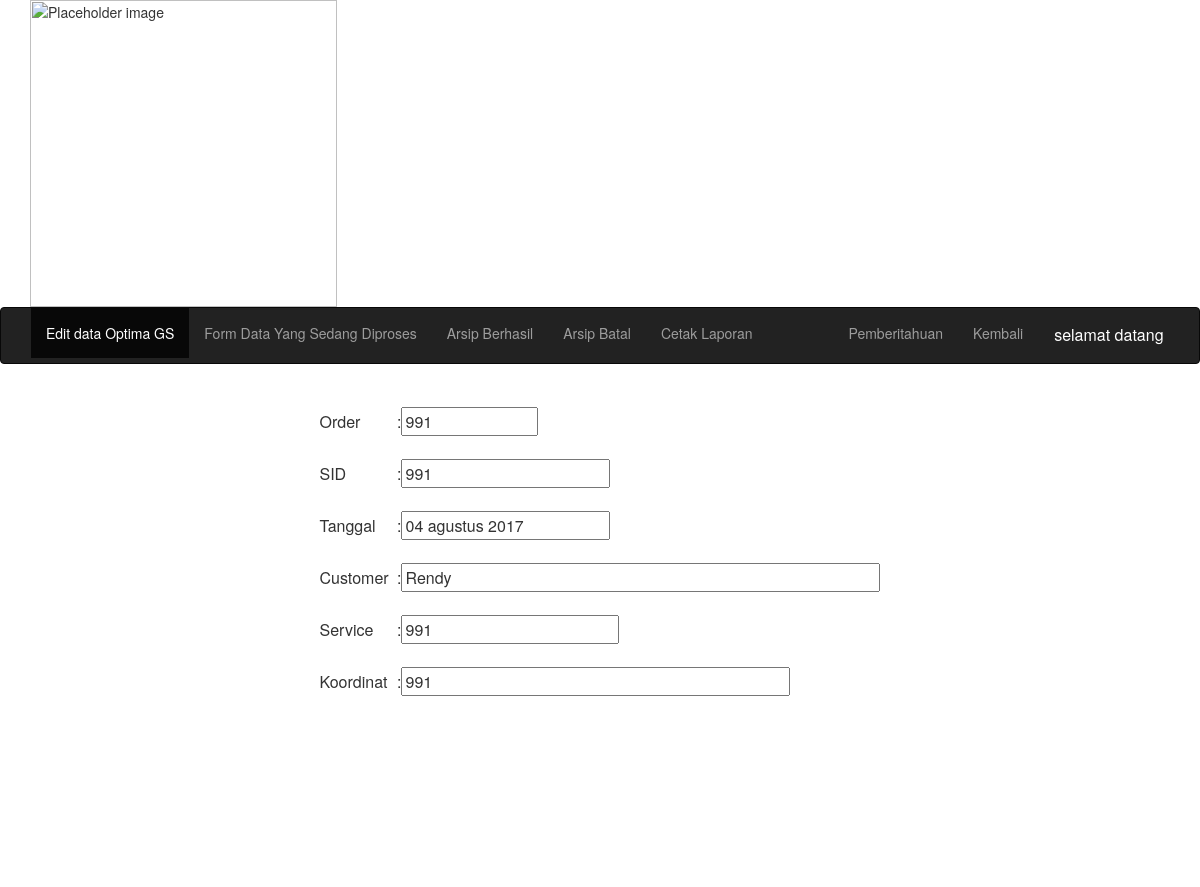
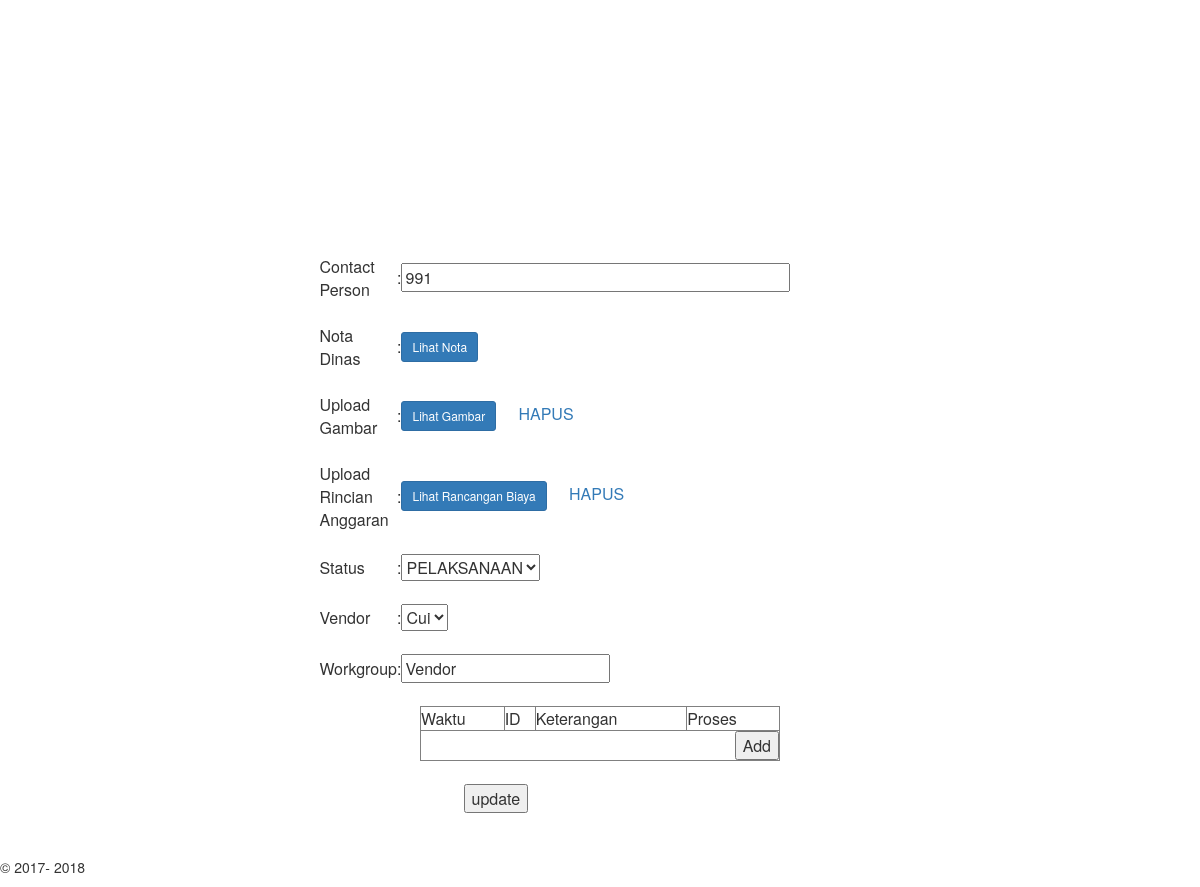
Screenshot of /Optimags/update_optima_gs.php?ni=1 with the database file from the repository (2 pictures, top to bottom).
### tables this page shows
CREATE TABLE `ccan` (
  `no` int(11) NOT NULL AUTO_INCREMENT,
  `od` varchar(11) NOT NULL,
  `sid` varchar(20) NOT NULL,
  `tgl` date NOT NULL,
  `cus` varchar(255) NOT NULL,
  `service` varchar(50) NOT NULL,
  `koor` varchar(50) NOT NULL,
  `cp` varchar(50) NOT NULL,
  `nota` varchar(255) NOT NULL,
  `wk` varchar(255) NOT NULL,
  `stts` varchar(25) NOT NULL,
  `waktu_ccan` timestamp NOT NULL DEFAULT CURRENT_TIMESTAMP ON UPDATE CURRENT_TIMESTAMP,
  PRIMARY KEY (`no`)
);

CREATE TABLE `optima` (
  `no_optima` int(20) NOT NULL AUTO_INCREMENT,
  `gambar` varchar(255) NOT NULL,
  `rab` varchar(255) NOT NULL,
  `tgs` varchar(12) NOT NULL,
  `vdr` varchar(12) NOT NULL,
  `wk_op` varchar(255) NOT NULL,
  `stts_op` varchar(12) NOT NULL,
  `no_ccan` int(11) NOT NULL,
  `waktu_op` timestamp NOT NULL DEFAULT CURRENT_TIMESTAMP ON UPDATE CURRENT_TIMESTAMP,
  PRIMARY KEY (`no_optima`)
);

### Optimags/update_optima_gs.php (the view, shortened to what this page needs)
<?php
$namamu = $_SESSION[ 'usernamel' ];
$namamu = ucwords( strtolower( $namamu ) );
if ( isset( $_GET[ 'ni' ] ) ) {
	$id = $_GET[ 'ni' ];
	$query_UP = mysql_query( 'SELECT ccan.*, optima.* from ccan LEFT JOIN optima ON ccan.no=optima.no_ccan WHERE optima.no_ccan = "' . $id . '" AND ccan.stts NOT LIKE "%Close 2%"' )or die( mysql_error() );
	$_data = mysql_fetch_array( $query_UP );
	$ord = $_data[ 'od' ];
	$sd = $_data[ 'sid' ];
	$tanggal = $_data[ 'tgl' ];
	$cus = $_data[ 'cus' ];
	$serv = $_data[ 'service' ];
	$ko = $_data[ 'koor' ];
	$cp = $_data[ 'cp' ];
	$nota = $_data[ 'nota' ];
	$gambar = $_data[ 'gambar' ];
	$rab = $_data[ 'rab' ];
	$vendor = $_data[ 'vdr' ];
	$stts = $_data[ 'stts_op' ];
	$gambar = $_data[ 'gambar' ];
	$rab = $_data[ 'rab' ];
	$vendor = $_data[ 'vdr' ];
	$wk = $_data[ 'wk_op' ];
	function ubahTanggal( $tanggal ) {
		$bulanx = array(
			'01' => 'JANUARI',
			'02' => 'FEBRUARI',
			'03' => 'MARET',
			'04' => 'APRIL',
			'05' => 'MEI',
			'06' => 'JUNI',
			'07' => 'JULI',
			'08' => 'AGUSTUS',
			'09' => 'SEPTEMBER',
			'10' => 'OKTOBER',
			'11' => 'NOVEMBER',
			'12' => 'DESEMBER'
		);
		$tahun = substr( $tanggal, 0, 4 );
		$bulan = substr( $tanggal, 5, 2 );
		$tgl = substr( $tanggal, 8, 2 );
		$result = $tgl . " " . ( strtolower( $bulanx[ $bulan ] ) ) . " " . $tahun;
		return ( $result );
	}
	$tgl = ubahTanggal( $tanggal );
}
?>
<html>
<head>
	<link rel="stylesheet" href="../css/bootstrap-3.3.7.css"/>
	<link href="../css/styleS.css" rel="stylesheet" type="text/css">
</head>
<body>
	<div class="container">
		<img src="../images/Logo-Telkom-Indonesia-transparent-background.png" alt="Placeholder image" width="307" class="img-responsive">
	</div>
	<nav class="navbar navbar-inverse">
		<div class="container-fluid">
			<div class="collapse navbar-collapse" id="inverseNavbar1">
				<ul class="nav navbar-nav">
					<li class="active">
						<a href="#">Edit data Optima GS</a>
					</li>
					<li>
						<a href=Arsip.php>Form Data Yang Sedang Diproses</a>
					</li>
					<li>
						<a href=Arsipccan.php>Arsip Berhasil</a>
					</li>
					<li>
						<a href=Arsip_cancel.php>Arsip Batal</a>
					</li>
					<li>
						<a href=laporan_3.php>Cetak Laporan</a>
					</li>
				</ul>
				<ul class="nav navbar-nav navbar-right">
					<li class="dropdown">
						<a href="#" class="dropdown-toggle" data-toggle="dropdown"><span class="label label-pill label-danger count"></span>Pemberitahuan</a>
					</li>
					<li>
						<a href="javascript:window.history.go(-1)" onclick="return backask();">Kembali</a>
					</li>
					<div class="dropdown">
						<button class="dropbtn">selamat datang&nbsp;<?php echo $namamu ?></button>
					</div>
				</ul>
			</div>
		</div>
	</nav>
	<form id="forms1" name="form1s" method="post" action="../Config/update_op.php" enctype="multipart/form-data" onsubmit="return confirm('Apakah Anda Yakin Untuk Menyimpan Data Ini?');">
		<table width="500" border="0" align="center">
			<thead>
				<tr>
					<td>&nbsp;</td>
					<td>&nbsp;</td>
					<td>&nbsp;</td>
				</tr>
				<tr>
					<td>Order</td>
					<td>:</td>
					<td><input name="order" type="text" id="order" placeholder="Nomor Order" value="<?php echo $ord; ?>" size="12" maxlength="11" readonly>
					</td>
				</tr>
				<tr>
					<td>&nbsp;</td>
					<td>&nbsp;</td>
					<td>&nbsp;</td>
				</tr>
				<tr>
					<td>SID</td>
					<td>:</td>
					<td><input name="sid" type="text" id="sid" placeholder="Nomor SID" value="<?php echo $sd; ?>" size="20" maxlength="19" readonly>
					</td>
				</tr>
				<tr>
					<td>&nbsp;</td>
					<td>&nbsp;</td>
					<td>&nbsp;</td>
				</tr>
				<tr>
					<td>Tanggal</td>
					<td>:</td>
					<td><input name="tanggal" type="text" id="tanggal" value="<?php echo $tgl; ?>" readonly>
					</td>
				</tr>
				<tr>
					<td>&nbsp;</td>
					<td>&nbsp;</td>
					<td>&nbsp;</td>
				</tr>
				<tr>
					<td>Customer</td>
					<td>:</td>
					<td><input name="kostumer" type="text" id="kostumer" placeholder="Pelanggan" value="<?php echo $cus; ?>" size="50" maxlength="100" readonly>
					</td>
				</tr>
				<tr>
					<td>&nbsp;</td>
					<td>&nbsp;</td>
					<td>&nbsp;</td>
				</tr>
				<tr>
					<td>Service</td>
					<td>:</td>
					<td><input name="service" type="text" id="service" placeholder="Nomor Service" size="21" maxlength="20" readonly value="<?php echo $serv; ?>">
					</td>
				</tr>
				<tr>
					<td>&nbsp;</td>
					<td>&nbsp;</td>
					<td>&nbsp;</td>
				</tr>
				<tr>
					<td>Koordinat</td>
					<td>:</td>
					<td><input name="koordinat" type="text" id="koordinat" placeholder="Nomor Koordinat" size="40" maxlength="50" readonly value="<?php echo $ko; ?>">
					</td>
				</tr>
				<tr>
					<td>&nbsp;</td>
					<td>&nbsp;</td>
					<td>&nbsp;</td>
				</tr>
				<tr>
					<td>&nbsp;</td>
					<td>&nbsp;</td>
					<td>
						<div id="map_canvas" class="center"></div>
					</td>
				</tr>
				<tr>
					<td>&nbsp;</td>
					<td>&nbsp;</td>
					<td>&nbsp;</td>
				</tr>
				<tr>
					<td>Contact Person</td>
					<td>:</td>
					<td><input name="cp" type="text" id="cp" placeholder="No. Telepon" size="40" maxlength="29" readonly value="<?php echo $cp; ?>">
					</td>
				</tr>
				<tr>
					<td>&nbsp;</td>
					<td>&nbsp;</td>
					<td>&nbsp;</td>
				</tr>
				<tr>
					<td>Nota Dinas</td>
					<td>:</td>
					<?php
					if ( !empty( $nota ) ) {
						echo '
						<td><a href="../nota/' . $nota . '" class="btn btn-primary btn-sm" target="_blank">Lihat Nota</a></td>';
					}
					?>
				</tr>
				<tr>
					<td>&nbsp;</td>
					<td>&nbsp;</td>
					<td>&nbsp;</td>
				</tr>
				<tr>
					<td width="132">Upload Gambar</td>
					<td width="6">:</td>
					<?php
					if ( !empty( $gambar ) ) {
						echo '
						<td><a href="../GambaUP/' . $gambar . '" class="btn btn-primary btn-sm" target="_blank">Lihat Gambar</a>&nbsp;&nbsp;&nbsp;&nbsp;&nbsp;<a class="Hapus Gambar" href="../config/hapus_gambar.php?ni='.$_data['no_ccan'].'" onClick="return hapusask()">HAPUS</a></td>
						';
					} else {
						echo '
						<td>
						<input name="images" type="file" accept=".kml, .kmz" autofocus id="images">
						</td>';
					}
					?>
				</tr>
				<tr>
					<td>&nbsp;</td>
					<td>&nbsp;</td>
					<td>&nbsp;</td>
				</tr>
				<tr>
					<td>Upload Rincian Anggaran</td>
					<td>:</td>
					<?php
					if ( !empty( $rab ) ) {
						echo '
						<td><a href="../RAB/' . $rab . '" class="btn btn-primary btn-sm" target ="_blank">Lihat Rancangan Biaya</a>&nbsp;&nbsp;&nbsp;&nbsp;&nbsp;<a class="Hapus Rab" href="../config/hapus_rab.php?ni='.$_data['no_ccan'].'" onClick="return hapusask()">HAPUS</a></td>';
					} else {
						echo '
						<td>
						<input name="rab" type="file" accept=".pdf, application/vnd.ms-excel, application/vnd.openxmlformats-officedocument.spreadsheetml.template, application/vnd.openxmlformats-officedocument.spreadsheetml.sheet" id="rab">
						</td>';
					}
					?>
				</tr>
				<tr>
					<td>&nbsp;</td>
					<td>&nbsp;</td>
					<td>&nbsp;</td>
				</tr>
				<tr>
					<td>Status</td>
					<td>:</td>
					<td>
						<select name="status" required id="status" onchange="tampilkan()">
							<option value="<?php echo ucwords($stts); ?>"><?php echo strtoupper($stts); ?> </option>
						</select>
					</td>
				</tr>
				<tr>
					<td>&nbsp;</td>
					<td>&nbsp;</td>
					<td>&nbsp;</td>
				</tr>
				<tr>
					<td>Vendor</td>
					<td>:</td>
					<td><select name='vendor' required id='vendor'>
						<?php
						if ($stts == 'Order' || $stts == 'Pelaksanaan'){
							$comb ="select distinct * from login WHERE vendor !='' ";
							$cb = mysql_query($comb)or die(mysql_error());
							while ($row = mysql_fetch_array($cb)) {
								echo "<option value ='".$row['vendor']."'>".$row['vendor']."</option>";
							}
						}else{
							echo "<option value ='".$vendor."'>".$vendor."</option>";
						}
						?>
					</select>
				</td>
			</tr>
			<tr>
				<td>&nbsp;</td>
				<td>&nbsp;</td>
				<td>&nbsp;</td>
			</tr>
			<tr>
				<td>Workgroup</td>
				<td>:</td>
				<td><input name="wk" type="text" required="required" id="wk" placeholder="Keterangan" value="<?php echo $wk; ?>" readonly>
				</td>
			</tr>
			<tr>
				<td>&nbsp;</td>
				<td>&nbsp;</td>
				<td>&nbsp;</td>
			</tr>
		</thead>
	</table>
	<table border="1" id="tabelku" width="30%" align="center" >
		<thead>
			<tr>
				<td>Waktu</td>
				<td>ID</td>
				<td>Keterangan</td>
				<td>Proses</td>
			</tr>
		</thead>
		<tbody>
			<tr id="last">
				<td colspan="4" align="right"><button type="button" id="addRow">Add</button></td>
			</tr>
		</tbody>
	</table>
	<table width="30%" border="0" align="center">
		<tbody>
			<tr>
				<td>&nbsp;</td>
				<td>&nbsp;</td>
				<td>&nbsp;</td>
			</tr>
			<tr>
				<td>&nbsp;</td>
				<td>&nbsp;</td>
				<td><input name="update" type="submit" id="update" value="update" >
				</td>
			</tr>
		</tbody>
	</table>
</form>
<br/>
<br/>
<br/>
<footer>&copy; 2017-
	<?php echo date("Y");?>
</footer>
</body>
</html>

### css/styleS.css (style rules this page uses)
body footer { position: fixed; left: 0px; bottom: 0px; height: 30px; width: 100%; }
.dropbtn { background-color: #222222; color: white; padding: 16px; font-size: 16px; border: none; cursor: pointer; }
.dropdown { position: relative; display: inline-block; }

### Optimags/update_optima_gs.php (style rules this page uses)
#map_canvas { margin: auto; height: 100%; width: 100%; padding: 200px; }

### rows the page displays
ccan: order "991", sid "991", tanggal "04 agustus 2017", kostumer "Rendy", service "991", koordinat "991", cp "991", status "PELAKSANAAN", wk "Vendor"

### other values shown
form field vendor "Cui"
